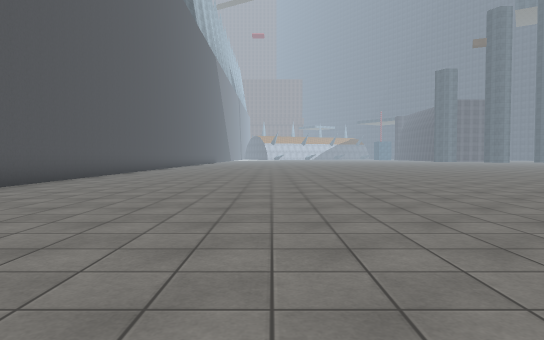
[1] (above)

13 first-person views from a walk through a 3-D level made in the Unity game engine. The camera is 1.2 m above the floor, tilts 2° down and sees 70° across. The floor is counted in squares, 2 m on a side. Each view is taken from the middle of a square. On the plan, view 1 faces up. The plan holds only what a view shows up to about 11 squares ahead; the rest is blank. The place goes on beyond the plan. The player is left out. Some surface patterns are stand-ins.

[2]
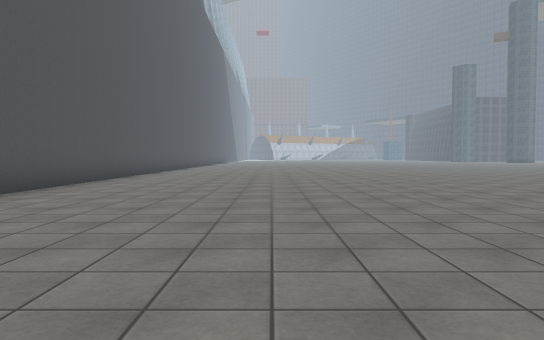

[3]
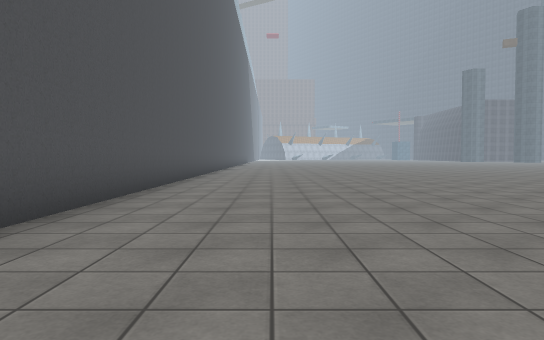

[4]
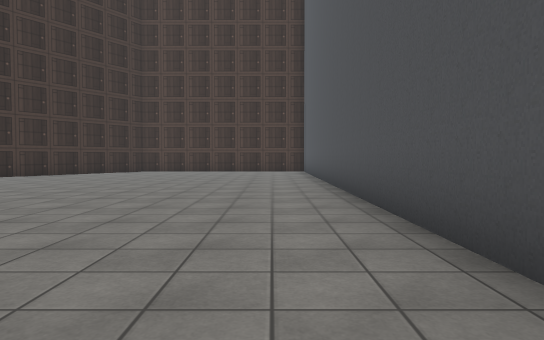

[5]
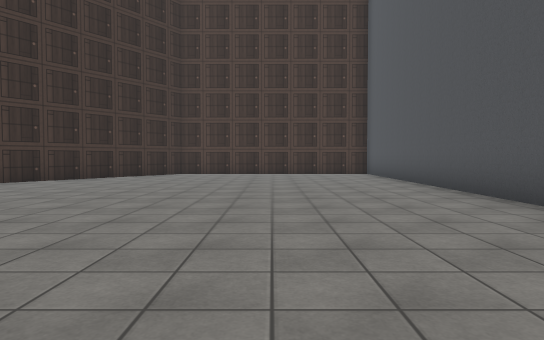

[6]
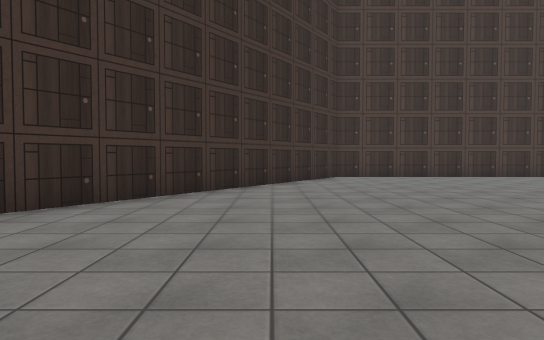

[7]
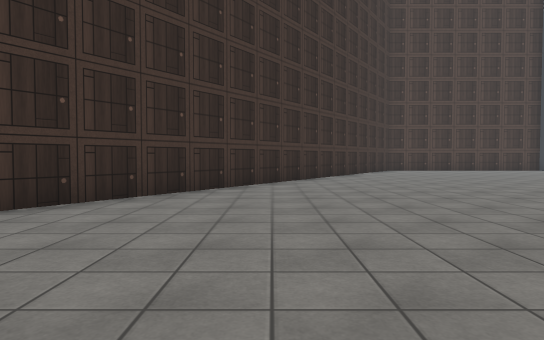

[8]
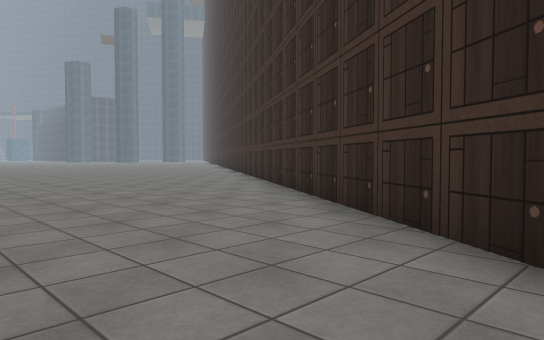

[9]
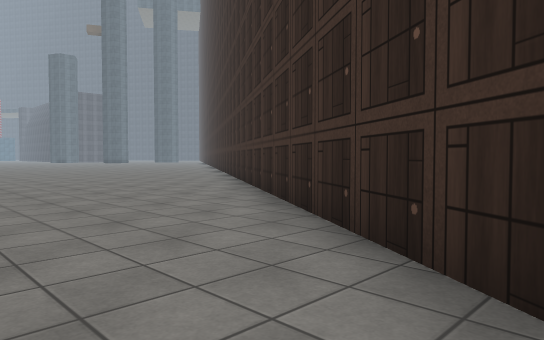

[10]
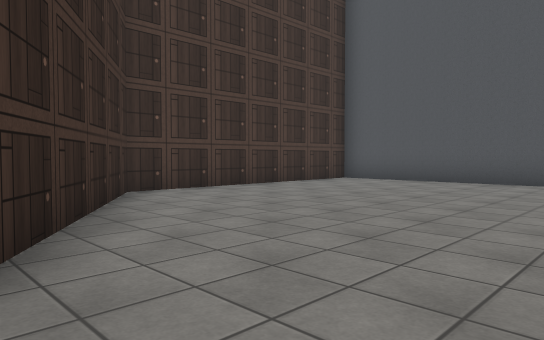

[11]
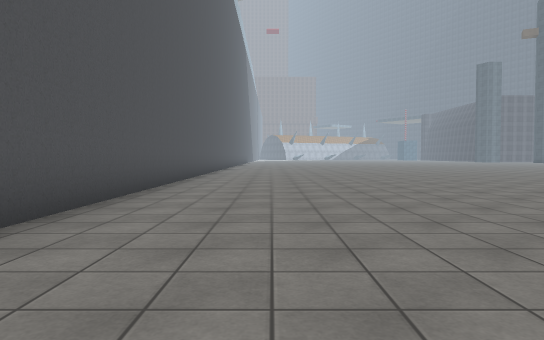

[12]
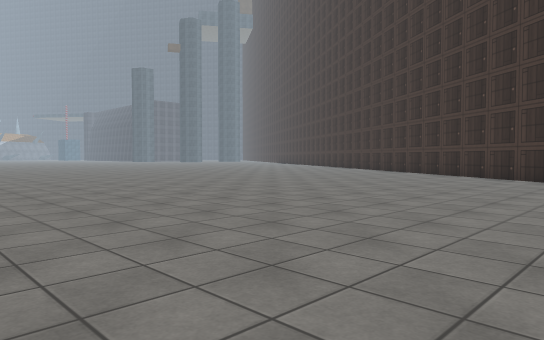

[13]
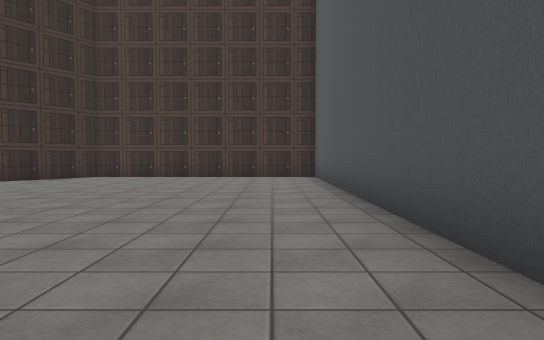

### Floor plan
Points are (right, up) in squares from view 1. A wall is a line through its corners. A room is listed if a view was taken in it or the views show most of it. See-through windows are left out.
Room 1 (views 1, 2, 3, 4, 5, 6, 7, 8, 9, 10, 11, 12, 13)
walls: (-5.3, 14) (-5.3, -8.4) (1.1, -8.4) (14, 11.4)

Positions as (right, up) in squares from view 1, and headings:
1: (0, 0), facing up
2: (-1, 2), facing up
3: (-3, 0), facing up
4: (-4, 7), facing down
5: (-2, 5), facing down
6: (3, 3), facing down
7: (6, 8), facing down
8: (5, 1), facing up-right
9: (7, 3), facing up-right
10: (4, -2), facing down-left
11: (-3, 3), facing up
12: (-1, 3), facing up-right
13: (-4, 3), facing down
